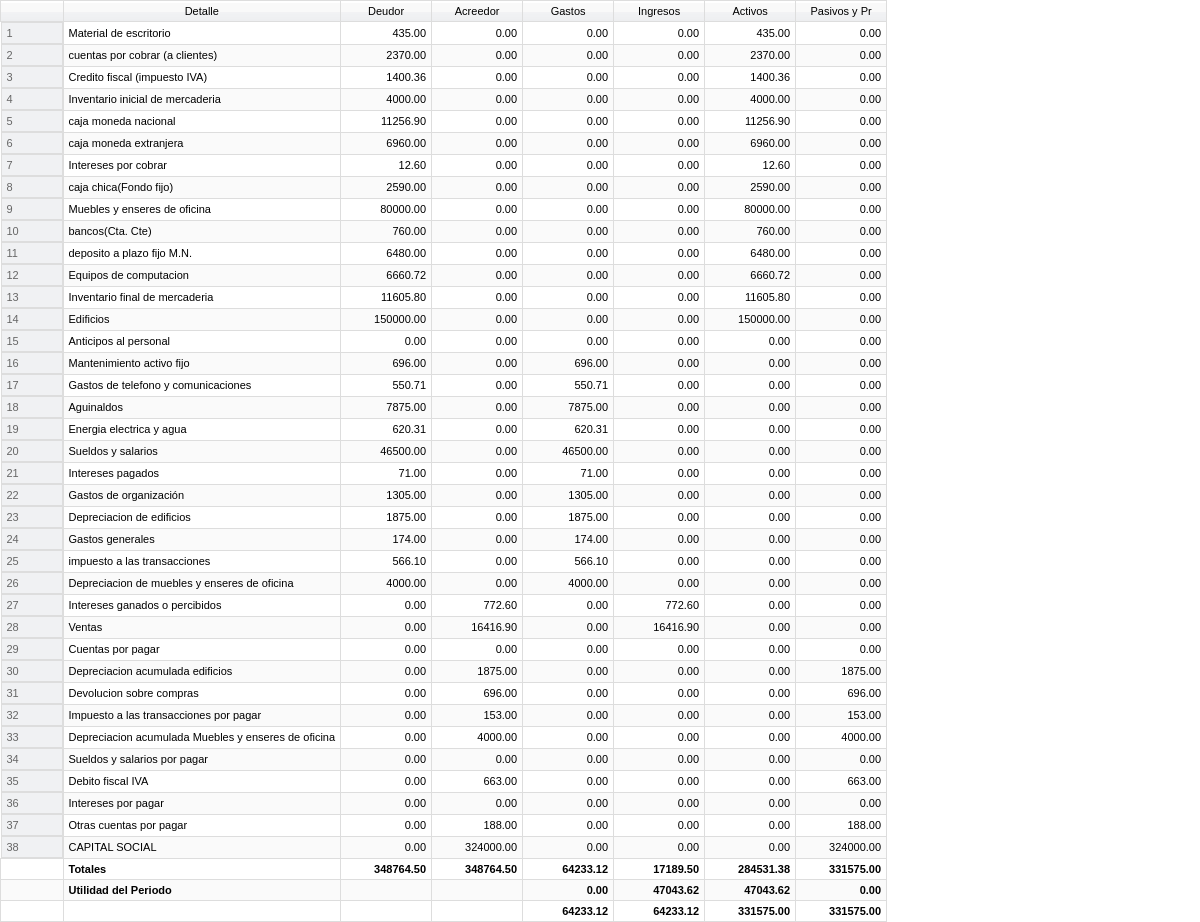
/view/resultadoVIEW.php, run on the app's committed database.
### tables this page shows
CREATE TABLE `cuenta` (
  `id` int(11) NOT NULL,
  `codigo` varchar(10) NOT NULL,
  `nombre` varchar(100) NOT NULL,
  `descripcion` text NOT NULL,
  `tipo` varchar(10) NOT NULL,
  `status` varchar(10) NOT NULL,
  `extra` varchar(10) NOT NULL
);

### dao/resultadoDAO.php (called while the page is built, shortened)
<?php
class ResultadoDao {
    public static function recoverAll() {
        $sql = "SELECT c.nombre,c.tipo,c.extra,c.id AS idCuenta, sum(ldd.debe) AS sumdebe,sum(ldd.haber) AS sumhaber FROM librodiariodetalle AS ldd, librodiario AS ld, cuenta AS c WHERE ldd.id_cuenta=c.id AND ldd.id_diario=ld.id GROUP BY id_cuenta ORDER BY c.tipo";
        $arrayResultado = R::getAll($sql);
        return($arrayResultado);
    }
}
?>

### dao/rb.php (called while the page is built, shortened)
<?php
class RedBean_Driver_PDO implements RedBean_Driver {
    protected $dsn;
    protected $debug = false;
    protected $logger = NULL;
    protected $pdo;
    protected $rs;
    protected $connectInfo = array();
    public function __construct($dsn, $user = null, $pass = null) {
        if ($dsn instanceof PDO) {
            $this->pdo = $dsn;
            $this->isConnected = true;
            $this->pdo->setAttribute(1002, 'SET NAMES utf8');
            $this->pdo->setAttribute(PDO::ATTR_ERRMODE, PDO::ERRMODE_EXCEPTION);
            $this->pdo->setAttribute(PDO::ATTR_DEFAULT_FETCH_MODE, PDO::FETCH_ASSOC);
            $this->dsn = $this->getDatabaseType();
        } else {
            $this->dsn = $dsn;
            $this->connectInfo = array('pass' => $pass, 'user' => $user);
        }
    }
    public function connect() {
        $user = $this->connectInfo['user'];
        $pass = $this->connectInfo['pass'];
        $this->pdo = new PDO(
                        $this->dsn,
                        $user,
                        $pass,
                        array(1002 => 'SET NAMES utf8',
                            PDO::ATTR_ERRMODE => PDO::ERRMODE_EXCEPTION,
                            PDO::ATTR_DEFAULT_FETCH_MODE => PDO::FETCH_ASSOC,
                        )
        );
        $this->pdo->setAttribute(PDO::ATTR_STRINGIFY_FETCHES, true);
    }
    protected function runQuery($sql, $aValues) {
        try {
            if (strpos('pgsql', $this->dsn) === 0) {
                $s = $this->pdo->prepare($sql, array(PDO::PGSQL_ATTR_DISABLE_NATIVE_PREPARED_STATEMENT => true));
            } else {
                $s = $this->pdo->prepare($sql);
            }
            $s->execute();
            if ($s->columnCount()) {
                $this->rs = $s->fetchAll();
            }
            else {
                $this->rs = array();
            }
        } catch (PDOException $e) {
            $err = $e->getMessage();
            if ($this->debug && $this->logger)
                $this->logger->log('An error occurred: ' . $err);
            $x = new RedBean_Exception_SQL($err, 0);
            $x->setSQLState($e->getCode());
            throw $x;
        }
    }
    public function GetAll($sql, $aValues = array()) {
        $this->runQuery($sql, $aValues);
        return $this->rs;
    }
}
class RedBean_Adapter_DBAdapter extends RedBean_Observable implements RedBean_Adapter {
    private $db = null;
    public function __construct($database) {
        $this->db = $database;
    }
    public function get($sql, $aValues = array()) {
        return $this->db->GetAll($sql, $aValues);
    }
}
class RedBean_OODB extends RedBean_Observable {
    protected $isFrozen = false;
    public function isFrozen() {
        return (bool) $this->isFrozen;
    }
}
class RedBean_ToolBox {
    protected $oodb;
    protected $writer;
    protected $adapter;
    public function __construct(RedBean_OODB $oodb, RedBean_Adapter $adapter, RedBean_QueryWriter $writer) {
        $this->oodb = $oodb;
        $this->adapter = $adapter;
        $this->writer = $writer;
        return $this;
    }
    public function getWriter() {
        return $this->writer;
    }
    public function getRedBean() {
        return $this->oodb;
    }
    public function getDatabaseAdapter() {
        return $this->adapter;
    }
}
class RedBean_Facade {
    public static $toolbox;
    public static $redbean;
    public static $writer;
    public static $adapter;
    public static $associationManager;
    public static function getAll($sql, $values = array()) {
        return self::query('get', $sql, $values);
    }
    private static function query($method, $sql, $values) {
        if (!self::$redbean->isFrozen()) {
            try {
                $rs = RedBean_Facade::$adapter->$method($sql, $values);
            } catch (RedBean_Exception_SQL $e) {
                if (self::$writer->sqlStateIn($e->getSQLState(), array(
                            RedBean_QueryWriter::C_SQLSTATE_NO_SUCH_COLUMN,
                            RedBean_QueryWriter::C_SQLSTATE_NO_SUCH_TABLE)
                )) {
                    return array();
                } else {
                    throw $e;
                }
            }
            return $rs;
        } else {
            return RedBean_Facade::$adapter->$method($sql, $values);
        }
    }
    public static function configureFacadeWithToolbox(RedBean_ToolBox $tb) {
        $oldTools = self::$toolbox;
        self::$toolbox = $tb;
        self::$writer = self::$toolbox->getWriter();
        self::$adapter = self::$toolbox->getDatabaseAdapter();
        self::$redbean = self::$toolbox->getRedBean();
        self::$associationManager = new RedBean_AssociationManager(self::$toolbox);
        self::$redbean->setAssociationManager(self::$associationManager);
        $helper = new RedBean_ModelHelper();
        self::$redbean->addEventListener('update', $helper);
        self::$redbean->addEventListener('open', $helper);
        self::$redbean->addEventListener('delete', $helper);
        self::$associationManager->addEventListener('delete', $helper);
        self::$redbean->addEventListener('after_delete', $helper);
        self::$redbean->addEventListener('after_update', $helper);
        self::$redbean->addEventListener('dispense', $helper);
        return $oldTools;
    }
}

### controller/readResultados.php (called while the page is built, shortened)
<?php
include_once '../dao/resultadoDAO.php';
include_once '../controller/functions.php';
$arrayResultado = ResultadoDao::recoverAll();
for ($i = 0; $i < count($arrayResultado); $i++) {
    if ($arrayResultado[$i]['sumdebe'] != $arrayResultado[$i]['sumhaber']) {
        if ($arrayResultado[$i]['sumdebe'] > $arrayResultado[$i]['sumhaber']) {
            $arrayResultado[$i]['deudor'] = $arrayResultado[$i]['sumdebe'] - $arrayResultado[$i]['sumhaber'];
            $arrayResultado[$i]['acreedor'] = "0.00";
        } else {
            $arrayResultado[$i]['acreedor'] = $arrayResultado[$i]['sumhaber'] - $arrayResultado[$i]['sumdebe'];
            $arrayResultado[$i]['deudor'] = "0.00";
        }
    } else {
        $arrayResultado[$i]['deudor'] = "0.00";
        $arrayResultado[$i]['acreedor'] = "0.00";
    }
}
for ($i = 0; $i < count($arrayResultado); $i++) {
    if ($arrayResultado[$i]['tipo'] == "INGRESO") {
        $arrayResultado[$i]['ingresos'] = $arrayResultado[$i]['deudor']+ $arrayResultado[$i]['acreedor'];
        $arrayResultado[$i]['gastos'] ="0.00";
        $arrayResultado[$i]['activos'] = "0.00";
        $arrayResultado[$i]['pasivos'] = "0.00";
    }
    if ($arrayResultado[$i]['tipo'] == "EGRESO") {
        $arrayResultado[$i]['ingresos'] = "0.00";
        $arrayResultado[$i]['gastos'] = $arrayResultado[$i]['acreedor']+$arrayResultado[$i]['deudor'];
        $arrayResultado[$i]['activos'] = "0.00";
        $arrayResultado[$i]['pasivos'] = "0.00";
    }
    if ($arrayResultado[$i]['tipo'] == "ACTIVO") {
        $arrayResultado[$i]['ingresos'] = "0.00";
        $arrayResultado[$i]['gastos'] = "0.00";
        $arrayResultado[$i]['activos'] =  $arrayResultado[$i]['acreedor']+$arrayResultado[$i]['deudor'];
        $arrayResultado[$i]['pasivos'] = "0.00";
    }
    if ($arrayResultado[$i]['tipo'] == "PASIVO" || $arrayResultado[$i]['tipo'] == "PATRIMONIO") {
        $arrayResultado[$i]['ingresos'] = "0.00";
        $arrayResultado[$i]['gastos'] = "0.00";
        $arrayResultado[$i]['activos'] = "0.00";
        $arrayResultado[$i]['pasivos'] = $arrayResultado[$i]['acreedor']+$arrayResultado[$i]['deudor'];
    }
}
$totalDeudor = 0.00;
$totalAcreedor = 0.00;
$totalGastos = 0.00;
$totalIngresos = 0.00;
$totalActivos = 0.00;
$totalPasivos = 0.00;
for ($i = 0; $i < count($arrayResultado); $i++) {
    $totalDeudor+=$arrayResultado[$i]['deudor'];
    $totalAcreedor+=$arrayResultado[$i]['acreedor'];
    $totalGastos +=$arrayResultado[$i]['gastos'];
    $totalIngresos +=$arrayResultado[$i]['ingresos'];
    $totalActivos +=$arrayResultado[$i]['activos'];
    $totalPasivos +=$arrayResultado[$i]['pasivos'];
}
$gastosAux = 0.00;
$ingresosAux = 0.00;
$pasivosAux = 0.00;
if (($totalIngresos - $totalGastos) >= 0.00) {
    $gastosAux = $totalIngresos - $totalGastos;
} else {
    $ingresosAux = $totalGastos - $totalIngresos;
}
if ($gastosAux > 0.00) {
    $pasivosAux=$gastosAux;
} else {
    $activosAux=$ingresosAux;
}
?>

### controller/functions.php (called while the page is built, shortened)
<?php
function toDecimal($number) {
    $arrayNumber = explode(".", $number);
    if (count($arrayNumber) == 1) {
        return $number . ".00";
    } else {
        if (strlen($arrayNumber[1]) == 1) {
            return $number . "0";
        }
    }
    return $number;
}
?>

### view/resultadoVIEW.php (the view, shortened to what this page needs)
<?php
include_once '../controller/readResultados.php';
?>
<!DOCTYPE html>
<html>
    <head>
        <link rel="stylesheet" type="text/css" href="../css/view.css"/>
    </head>
    <body>
        <div class="table-ext">
            <table>
                <tr><th></th><th>Detalle</th><th>Deudor</th><th>Acreedor</th><th>Gastos</th><th>Ingresos</th><th>Activos</th><th>Pasivos y Pr</th></tr>
                <?php
                for ($i = 0; $i < count($arrayResultado); $i++) {
                    echo "<tr><td class='number'>" . ($i + 1) . "</td><td>" . $arrayResultado[$i]['nombre'] . "</td><td><div class='decimal'>" . toDecimal($arrayResultado[$i]['deudor']) . "</div></td><td><div class='decimal'>" . toDecimal($arrayResultado[$i]['acreedor']) . "</div></td><td><div class='decimal'>" . toDecimal($arrayResultado[$i]['gastos']) . "</div></td><td><div class='decimal'>" . toDecimal($arrayResultado[$i]['ingresos']) . "</div></td><td><div class='decimal'>" . toDecimal($arrayResultado[$i]['activos']) . "</div></td><td><div class='decimal'>" . toDecimal($arrayResultado[$i]['pasivos']) . "</div></td></tr>";
                }
                ?>
                <tr class="footer-table"><td></td><td>Totales</td><td><div class="decimal"><?php echo toDecimal($totalDeudor) ?></div></td><td><div class="decimal"><?php echo toDecimal($totalAcreedor) ?></div></td><td><div class="decimal"><?php echo toDecimal($totalGastos) ?></div></td><td><div class="decimal"><?php echo toDecimal($totalIngresos) ?></div></td><td><div class="decimal"><?php echo toDecimal($totalActivos) ?></div></td><td><div class="decimal"><?php echo toDecimal($totalPasivos) ?></div></td></tr>
                <tr class="footer-table"><td></td><td>Utilidad del Periodo</td><td></td><td></td><td><div class="decimal"><?php echo toDecimal($gastosAux) ?></div></td><td><div class="decimal"><?php echo toDecimal($ingresosAux) ?></div></td><td><div class="decimal"><?php echo toDecimal($activosAux) ?></div></td><td><div class="decimal"><?php echo toDecimal($pasivosAux) ?></div></td></tr>
                <tr class="footer-table"><td></td><td></td><td></td><td></td><td><div class="decimal"><?php echo toDecimal($gastosAux+$totalGastos) ?></div></td><td><div class="decimal"><?php echo toDecimal($ingresosAux+$totalIngresos) ?></div></td><td><div class="decimal"><?php echo toDecimal($activosAux+$totalActivos) ?></div></td><td><div class="decimal"><?php echo toDecimal($pasivosAux+$totalPasivos) ?></div></td></tr>
            </table>
        </div>
    </body>
</html>

### css/view.css (style rules this page uses)
body { margin: 0px; padding: 0px; font:11px arial,tahoma,helvetica,sans-serif; }
.table-ext { background: #fff; }
.table-ext table { border-collapse: collapse; }
.table-ext td { border: 1px solid #DDDDDD; padding: 4px 5px; }
.table-ext th { font-weight: normal; background: #F0F1F3; border: 1px solid #DDDDDD; padding: 4px 5px; background: url(../images/bg-th.jpg) repeat-x; }
.table-ext tr:nth-of-type(odd) { background: #FAFAFA; }
.table-ext .number { width: 50px; float: left; display: block; color: #666666; background: #F0F1F3; }
.table-ext .decimal { width: 80px; text-align: right; }
.table-ext .footer-table { font-weight: bold; }

### data on the page
cuenta: nombre "Material de escritorio", deudor "435.00", acreedor "0.00", gastos "0.00", ingresos "0.00", activos "435.00", pasivos "0.00"
cuenta: nombre "cuentas por cobrar (a clientes)"
cuenta: nombre "Credito fiscal (impuesto IVA)"
cuenta: nombre "Inventario inicial de mercaderia", deudor "4000.00", acreedor "0.00", gastos "0.00", ingresos "0.00", activos "4000.00", pasivos "0.00"
cuenta: nombre "caja moneda nacional"
cuenta: nombre "caja moneda extranjera", deudor "6960.00", acreedor "0.00", gastos "0.00", ingresos "0.00", activos "6960.00", pasivos "0.00"
cuenta: nombre "Intereses por cobrar", deudor "12.60", acreedor "0.00", gastos "0.00", ingresos "0.00", activos "12.60", pasivos "0.00"
cuenta: nombre "caja chica(Fondo fijo)", deudor "2590.00", acreedor "0.00", gastos "0.00", ingresos "0.00", activos "2590.00", pasivos "0.00"
cuenta: nombre "Muebles y enseres de oficina", deudor "80000.00", acreedor "0.00", gastos "0.00", ingresos "0.00", activos "80000.00", pasivos "0.00"
cuenta: nombre "bancos(Cta. Cte)", deudor "760.00", acreedor "0.00", gastos "0.00", ingresos "0.00", activos "760.00", pasivos "0.00"
cuenta: nombre "deposito a plazo fijo M.N.", deudor "6480.00", acreedor "0.00", gastos "0.00", ingresos "0.00", activos "6480.00", pasivos "0.00"
cuenta: nombre "Equipos de computacion", deudor "6660.72", acreedor "0.00", gastos "0.00", ingresos "0.00", activos "6660.72", pasivos "0.00"
cuenta: nombre "Inventario final de mercaderia", deudor "11605.80", acreedor "0.00", gastos "0.00", ingresos "0.00", activos "11605.80", pasivos "0.00"
cuenta: nombre "Edificios"
cuenta: nombre "Mantenimiento activo fijo", deudor "696.00", acreedor "0.00", gastos "696.00", ingresos "0.00", activos "0.00", pasivos "0.00"
cuenta: nombre "Gastos de telefono y comunicaciones", deudor "550.71", acreedor "0.00", gastos "550.71", ingresos "0.00", activos "0.00", pasivos "0.00"
cuenta: nombre "Aguinaldos", deudor "7875.00", acreedor "0.00", gastos "7875.00", ingresos "0.00", activos "0.00", pasivos "0.00"
cuenta: nombre "Energia electrica y agua", deudor "620.31", acreedor "0.00", gastos "620.31", ingresos "0.00", activos "0.00", pasivos "0.00"
cuenta: nombre "Sueldos y salarios", deudor "46500.00", acreedor "0.00", gastos "46500.00", ingresos "0.00", activos "0.00", pasivos "0.00"
cuenta: nombre "Intereses pagados", deudor "71.00", acreedor "0.00", gastos "71.00", ingresos "0.00", activos "0.00", pasivos "0.00"
cuenta: nombre "Gastos de organización", deudor "1305.00", acreedor "0.00", gastos "1305.00", ingresos "0.00", activos "0.00", pasivos "0.00"
cuenta: nombre "Depreciacion de edificios", deudor "1875.00", acreedor "0.00", gastos "1875.00", ingresos "0.00", activos "0.00", pasivos "0.00"
cuenta: nombre "Gastos generales", deudor "174.00", acreedor "0.00", gastos "174.00", ingresos "0.00", activos "0.00", pasivos "0.00"
cuenta: nombre "impuesto a las transacciones"
cuenta: nombre "Depreciacion de muebles y enseres de oficina", deudor "4000.00", acreedor "0.00", gastos "4000.00", ingresos "0.00", activos "0.00", pasivos "0.00"
cuenta: nombre "Intereses ganados o percibidos", deudor "0.00", acreedor "772.60", gastos "0.00", ingresos "772.60", activos "0.00", pasivos "0.00"
cuenta: nombre "Ventas"
cuenta: nombre "Depreciacion acumulada edificios", deudor "0.00", acreedor "1875.00", gastos "0.00", ingresos "0.00", activos "0.00", pasivos "1875.00"
cuenta: nombre "Devolucion sobre compras", deudor "0.00", acreedor "696.00", gastos "0.00", ingresos "0.00", activos "0.00", pasivos "696.00"
cuenta: nombre "Impuesto a las transacciones por pagar"
cuenta: nombre "Depreciacion acumulada Muebles y enseres de oficina", deudor "0.00", acreedor "4000.00", gastos "0.00", ingresos "0.00", activos "0.00", pasivos "4000.00"
cuenta: nombre "Debito fiscal IVA"
cuenta: nombre "Otras cuentas por pagar", deudor "0.00", acreedor "188.00", gastos "0.00", ingresos "0.00", activos "0.00", pasivos "188.00"
cuenta: nombre "CAPITAL SOCIAL", deudor "0.00", acreedor "324000.00", gastos "0.00", ingresos "0.00", activos "0.00", pasivos "324000.00"

### other printed values
toDecimal($arrayResultado[$i]['deudor']) "2370.00"
toDecimal($arrayResultado[$i]['acreedor']) "0.00"
toDecimal($arrayResultado[$i]['gastos']) "0.00"
toDecimal($arrayResultado[$i]['ingresos']) "0.00"
toDecimal($arrayResultado[$i]['activos']) "2370.00"
toDecimal($arrayResultado[$i]['pasivos']) "0.00"
toDecimal($arrayResultado[$i]['deudor']) "1400.36"
toDecimal($arrayResultado[$i]['activos']) "1400.36"
toDecimal($arrayResultado[$i]['deudor']) "11256.90"
toDecimal($arrayResultado[$i]['activos']) "11256.90"
toDecimal($arrayResultado[$i]['deudor']) "150000.00"
toDecimal($arrayResultado[$i]['activos']) "150000.00"
$arrayResultado[$i]['nombre'] "Anticipos al personal"
toDecimal($arrayResultado[$i]['deudor']) "0.00"
toDecimal($arrayResultado[$i]['activos']) "0.00"
